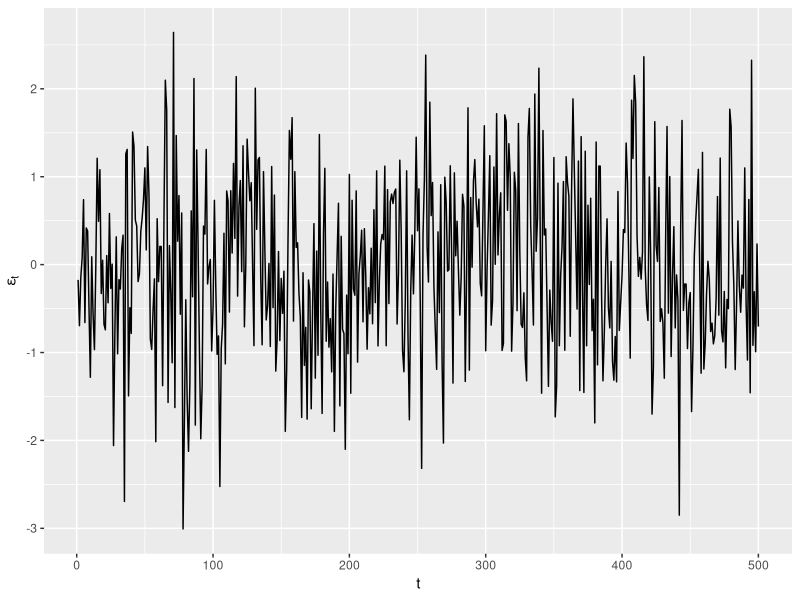
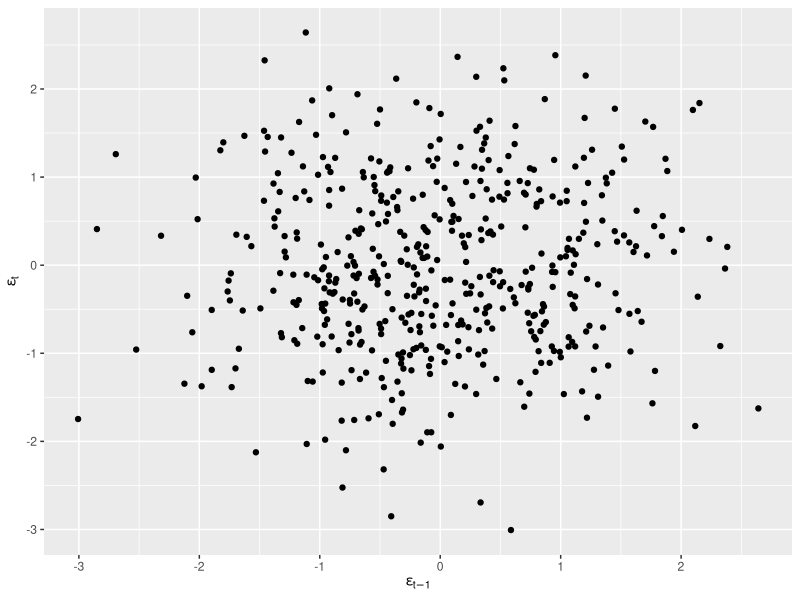
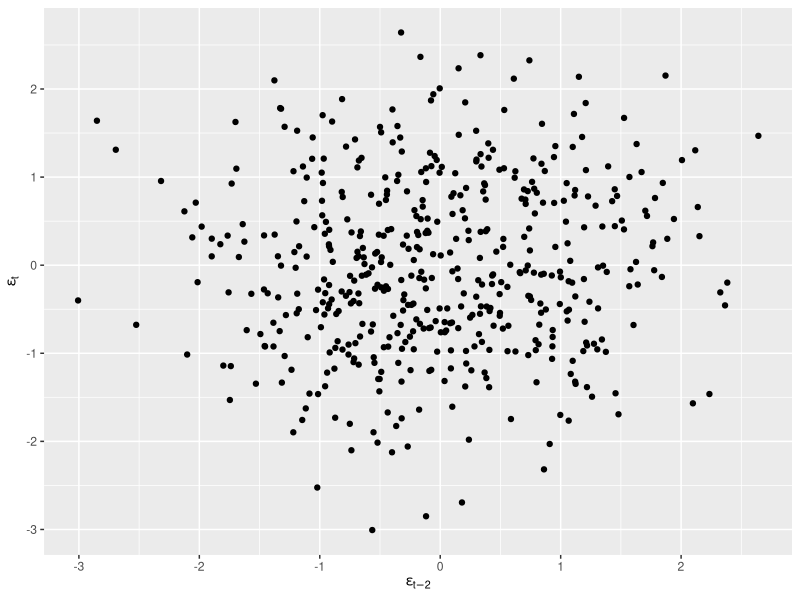
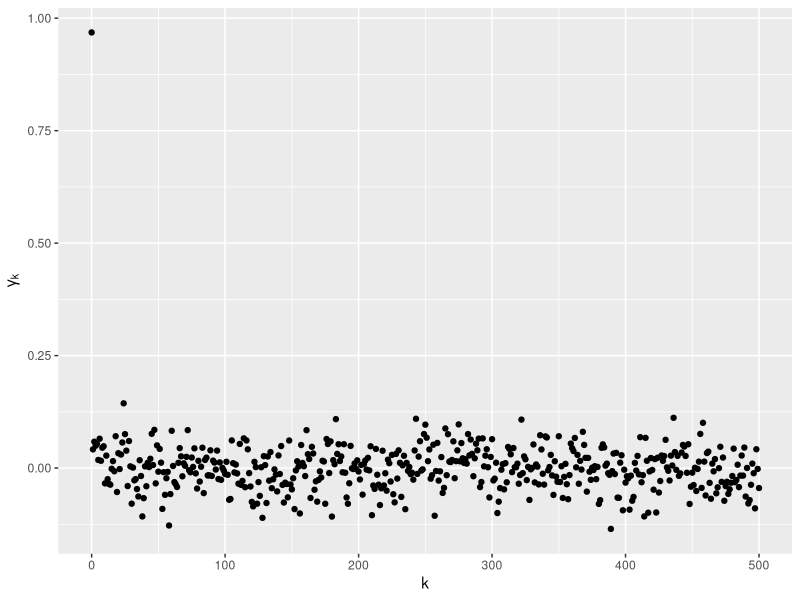
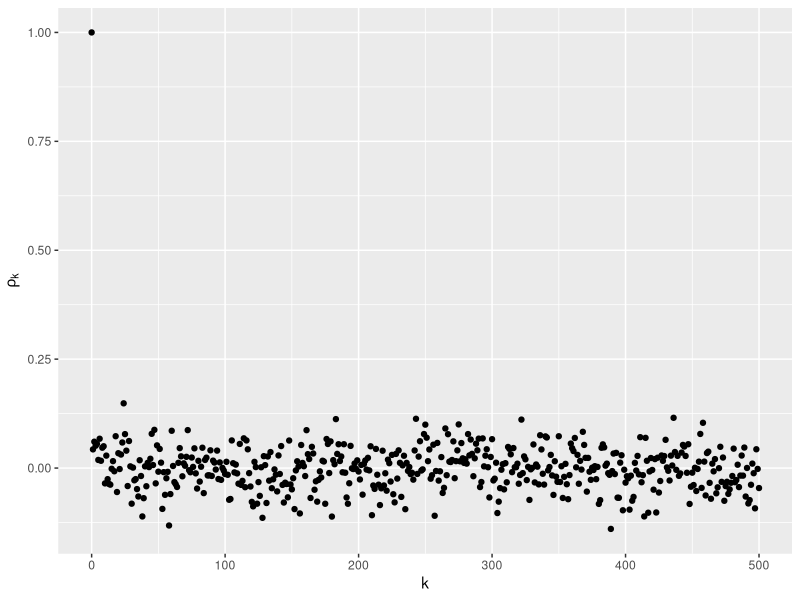
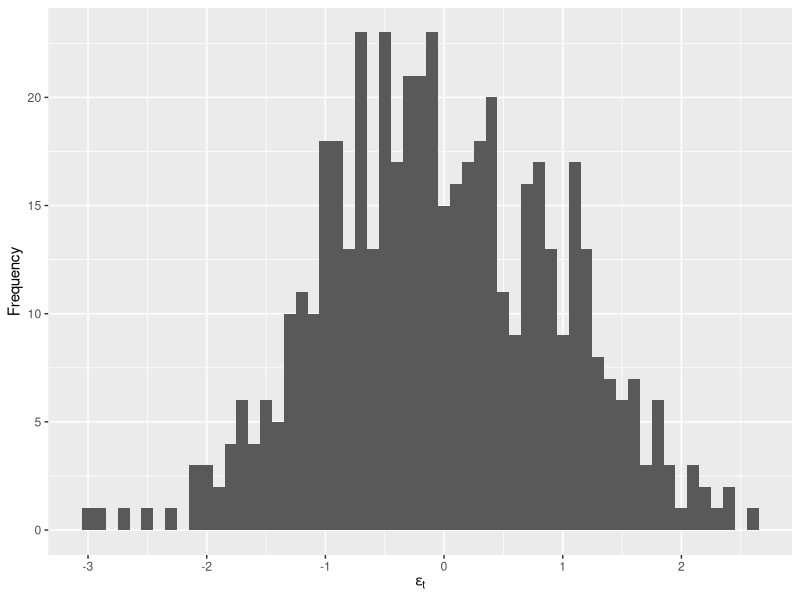
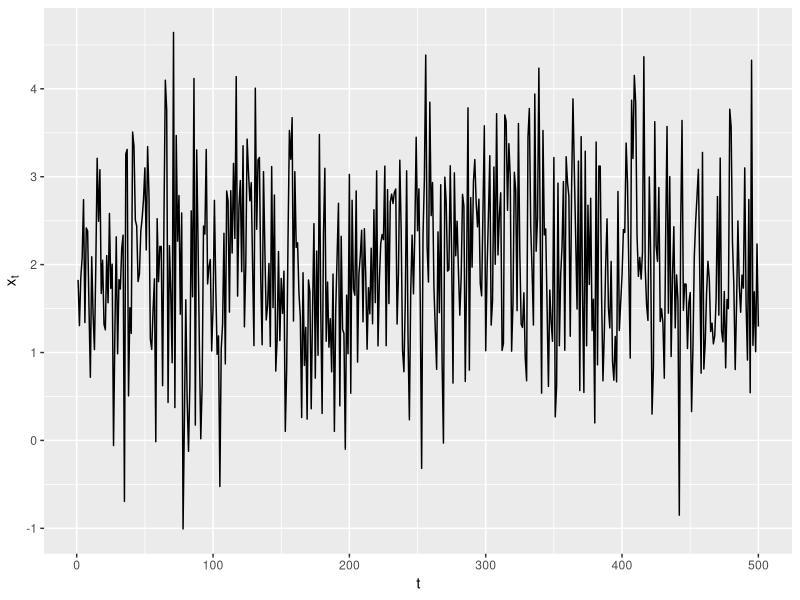
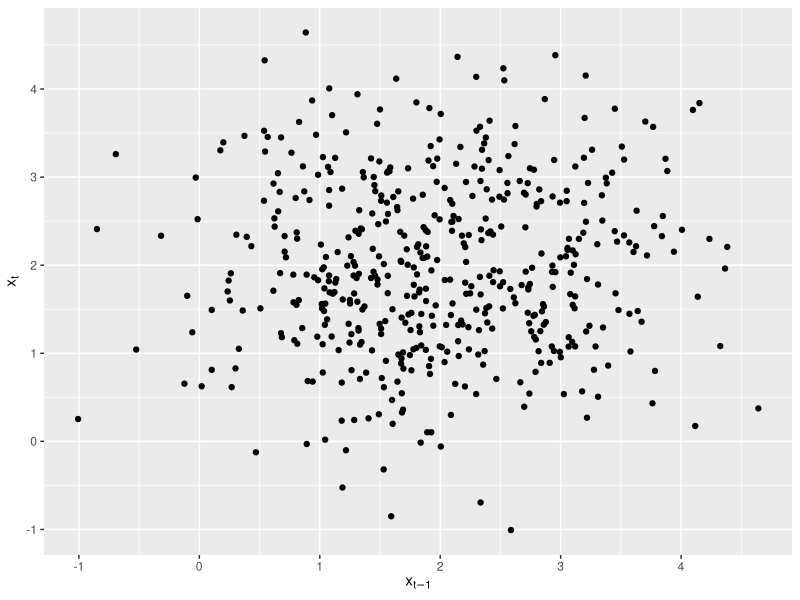

R code for these plots, in order:
## ---- chunk 1
library(ggplot2)
x<-1:500
set.seed(6666)
y<-rnorm(500)
df<-data.frame(x=x,y=y)
p<-ggplot(df,aes(x=x,y=y))+
  geom_line()+
  xlab("t")+
  ylab(expression(epsilon[t]))
p
## ---- chunk 2
set.seed(6666)
y<-rnorm(501)
t<-501
df<-data.frame(x=y[1:c(t-1)],y=y[2:t])
p<-ggplot(df,aes(x=x,y=y))+
  geom_point()+
  xlab(expression(epsilon[t-1]))+
  ylab(expression(epsilon[t]))
p
## ---- chunk 3
set.seed(6666)
y<-rnorm(502)
t<-502
df<-data.frame(x=y[1:(t-2)],y=y[3:t])
p<-ggplot(df,aes(x=x,y=y))+
  geom_point()+
  xlab(expression(epsilon[t-2]))+
  ylab(expression(epsilon[t]))
p
## ---- chunk 4
set.seed(6666)
y<-rnorm(500)
mean(y)
## ---- chunk 5
var(y)
## ---- chunk 6
set.seed(6666)
y<-rnorm(1000)
getCov<-function(k){
  x1<-y[1:500]
  x2<-y[(k+1):(500+k)]
  cov(x1,x2)
}
k<-0:500
cov1<-sapply(k,getCov)
dfCov<-data.frame(k=k,cov=cov1)
head(dfCov)
## ---- chunk 7
p<-cov1/cov1[1]
dfP<-data.frame(k=k,p=p)
head(dfP)
## ---- chunk 8
p<-ggplot(dfCov,aes(x=k,y=cov))+
  geom_point()+
  xlab(expression(k))+
  ylab(expression(gamma[k]))
p
## ---- chunk 9
p<-ggplot(dfP,aes(x=k,y=p))+
  geom_point()+
  xlab(expression(k))+
  ylab(expression(rho[k]))
p
## ---- chunk 10
set.seed(6666)
y<-rnorm(500)
min(y)
## ---- chunk 11
max(y)
## ---- chunk 12
qplot(y,  binwidth=0.1, geom = "histogram", xlab=expression(epsilon[t]), ylab="Frequency") 
## ---- chunk 13
t<-1:500
set.seed(6666)
y<-rnorm(500)+2.0
df<-data.frame(x=t,y=y)
p<-ggplot(df,aes(x=x,y=y))+
  geom_line()+
  xlab("t")+
  ylab(expression(x[t]))
p
## ---- chunk 14
set.seed(6666)
y<-rnorm(501)+2.0
t<-501
df<-data.frame(x=y[1:c(t-1)],y=y[2:t])
p<-ggplot(df,aes(x=x,y=y))+
  geom_point()+
  xlab(expression(x[t-1]))+
  ylab(expression(x[t]))
p
## ---- chunk 15
set.seed(6666)
y<-rnorm(502)+2.0
t<-502
df<-data.frame(x=y[1:(t-2)],y=y[3:t])
p<-ggplot(df,aes(x=x,y=y))+
  geom_point()+
  xlab(expression(x[t-2]))+
  ylab(expression(x[t]))
p
## ---- chunk 16
set.seed(6666)
y<-rnorm(501)+2.0
mean(y)
## ---- chunk 17
var(y)
## ---- chunk 18
set.seed(6666)
y<-rnorm(1000)+2.0
getCov<-function(k){
  x1<-y[1:500]
  x2<-y[(k+1):(500+k)]
  cov(x1,x2)
}
k<-0:500
cov1<-sapply(k,getCov)
dfCov<-data.frame(k=k,cov=cov1)
head(dfCov)
## ---- chunk 19
p<-cov1/cov1[1]
dfP<-data.frame(k=k,p=p)
head(dfP)
## ---- chunk 20
p<-ggplot(dfCov,aes(x=k,y=cov))+
  geom_point()+
  xlab(expression(k))+
  ylab(expression(gamma[k]))
p
## ---- chunk 21
p<-ggplot(dfP,aes(x=k,y=p))+
  geom_point()+
  xlab(expression(k))+
  ylab(expression(rho[k]))
p
## ---- chunk 22
set.seed(6666)
y<-rnorm(500)+2.0
min(y)
## ---- chunk 23
max(y)
## ---- chunk 24
qplot(y,  binwidth=0.1, geom = "histogram", xlab=expression(x[t]), ylab="Frequency") 
## ---- chunk 25
t<-1:500
set.seed(6666)
y<-rnorm(500)
xt<-function(t){
  if (t==0) return(0)
  else return(xt(t-1)+y[t])
}
y<-sapply(1:500,xt)
df<-data.frame(x=t,y=y)
p<-ggplot(df,aes(x=x,y=y))+
  geom_line()+
  xlab("t")+
  ylab(expression(x[t]))
p
## ---- chunk 26
t<-501
set.seed(6666)
y<-rnorm(501)
xt<-function(t){
  if (t==0) return(0)
  else return(xt(t-1)+y[t])
}
y<-sapply(1:t,xt)
df<-data.frame(x=y[1:(t-1)],y=y[2:t])
p<-ggplot(df,aes(x=x,y=y))+
  geom_point()+
  xlab(expression(x[t-1]))+
  ylab(expression(x[t]))
p
## ---- chunk 27
t<-502
set.seed(6666)
y<-rnorm(502)
xt<-function(t){
  if (t==0) return(0)
  else return(xt(t-1)+y[t])
}
y<-sapply(1:t,xt)
df<-data.frame(x=y[1:(t-2)],y=y[3:t])
p<-ggplot(df,aes(x=x,y=y))+
  geom_point()+
  xlab(expression(x[t-2]))+
  ylab(expression(x[t]))
p
## ---- chunk 28
set.seed(6666)
y<-rnorm(500)
xt<-function(t){
  if (t==0) return(0)
  else return(xt(t-1)+y[t])
}
y<-sapply(1:500,xt)
mean(y)
## ---- chunk 29
var(y)
## ---- chunk 30
set.seed(6666)
y<-rnorm(1000)
y<-cumsum(y)
getCov<-function(k){
  x1<-y[1:500]
  x2<-y[(k+1):(500+k)]
  cov(x1,x2)
}
k<-0:500
cov1<-sapply(k,getCov)
dfCov<-data.frame(k=k,cov=cov1)
head(dfCov)
## ---- chunk 31
p<-cov1/cov1[1]
dfP<-data.frame(k=k,p=p)
head(dfP)
## ---- chunk 32
p<-ggplot(dfCov,aes(x=k,y=cov))+
  geom_line()+
  xlab(expression(k))+
  ylab(expression(gamma[k]))
p
## ---- chunk 33
p<-ggplot(dfP,aes(x=k,y=p))+
  geom_line()+
  xlab(expression(k))+
  ylab(expression(rho[k]))
p
## ---- chunk 34
set.seed(6666)
y<-rnorm(500)
y<-cumsum(y)
min(y)
## ---- chunk 35
max(y)
## ---- chunk 36
qplot(y,  binwidth=1, geom = "histogram", xlab=expression(x[t]), ylab="Frequency")
## ---- chunk 37
# define xt~N(0,1)
set.seed(6666)
xt<-rnorm(500)
# each column of xt is x(i) or x(j)
xt<-matrix(xt,ncol = 20)
# verify convariance function f(i,j) is non-negtive definite
totalSum<-0
for (i in 1:20){
  for (j in 1:20){
    totalSum<-totalSum+(t(xt[,i])*cov(xt[,i],xt[,j]))%*%matrix(xt[,j])
  }
}
# TRUE
totalSum>0

# define xt~N(0,1)
set.seed(6666)
xt<-rnorm(500)
# define yt=y(t-1)+xt
yt<-cumsum(xt)
# each column of yt is y(i) or y(j)
yt<-matrix(yt,ncol = 20)
# verify convariance function f(i,j) is non-negtive definite
totalSum<-0
for (i in 1:20){
  for (j in 1:20){
    totalSum<-totalSum+(t(yt[,i])*cov(yt[,i],yt[,j]))%*%matrix(yt[,j])
  }
}
# TRUE
totalSum>0
